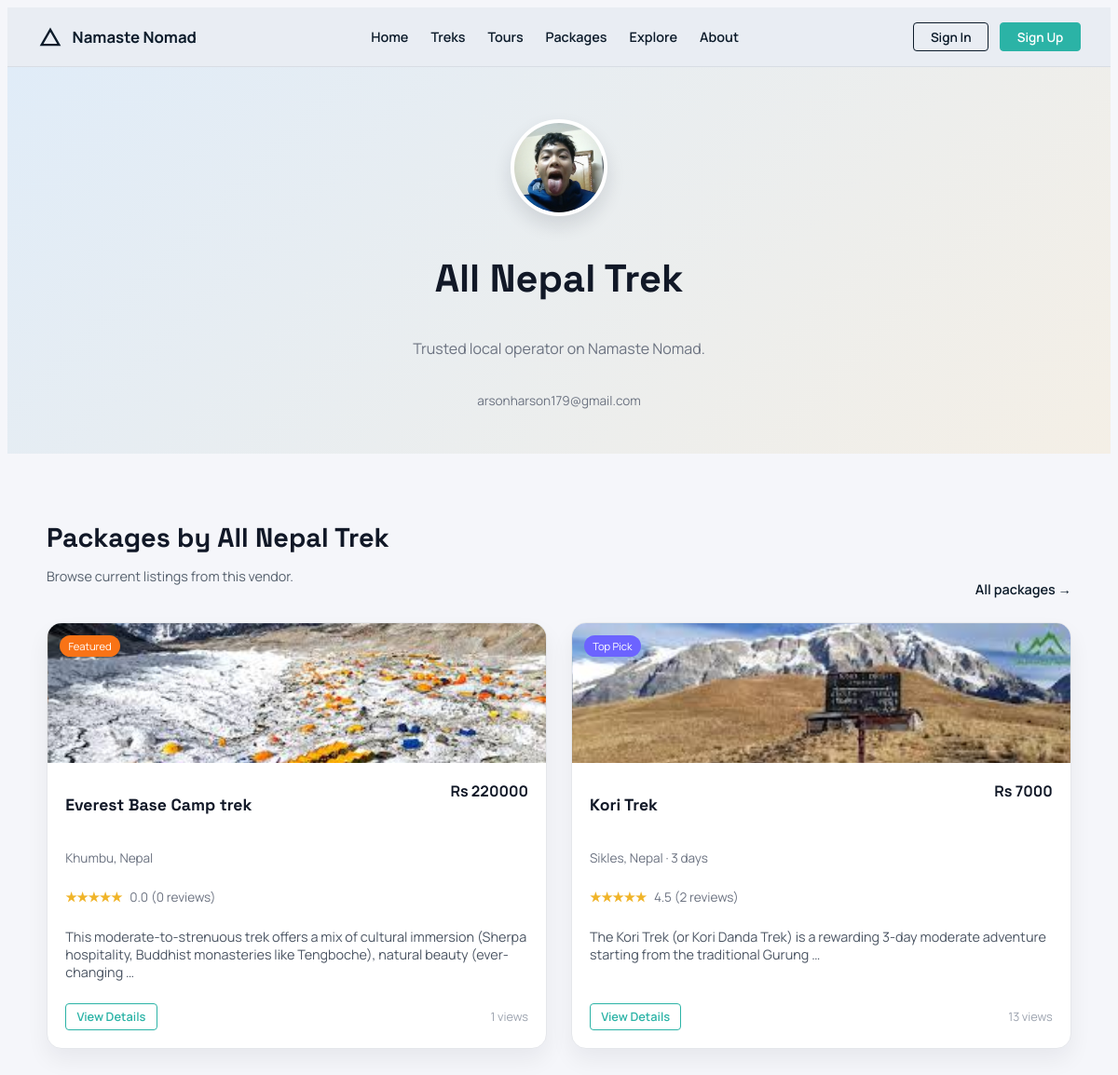
Before: /accounts/vendors/6/ with the older database file.
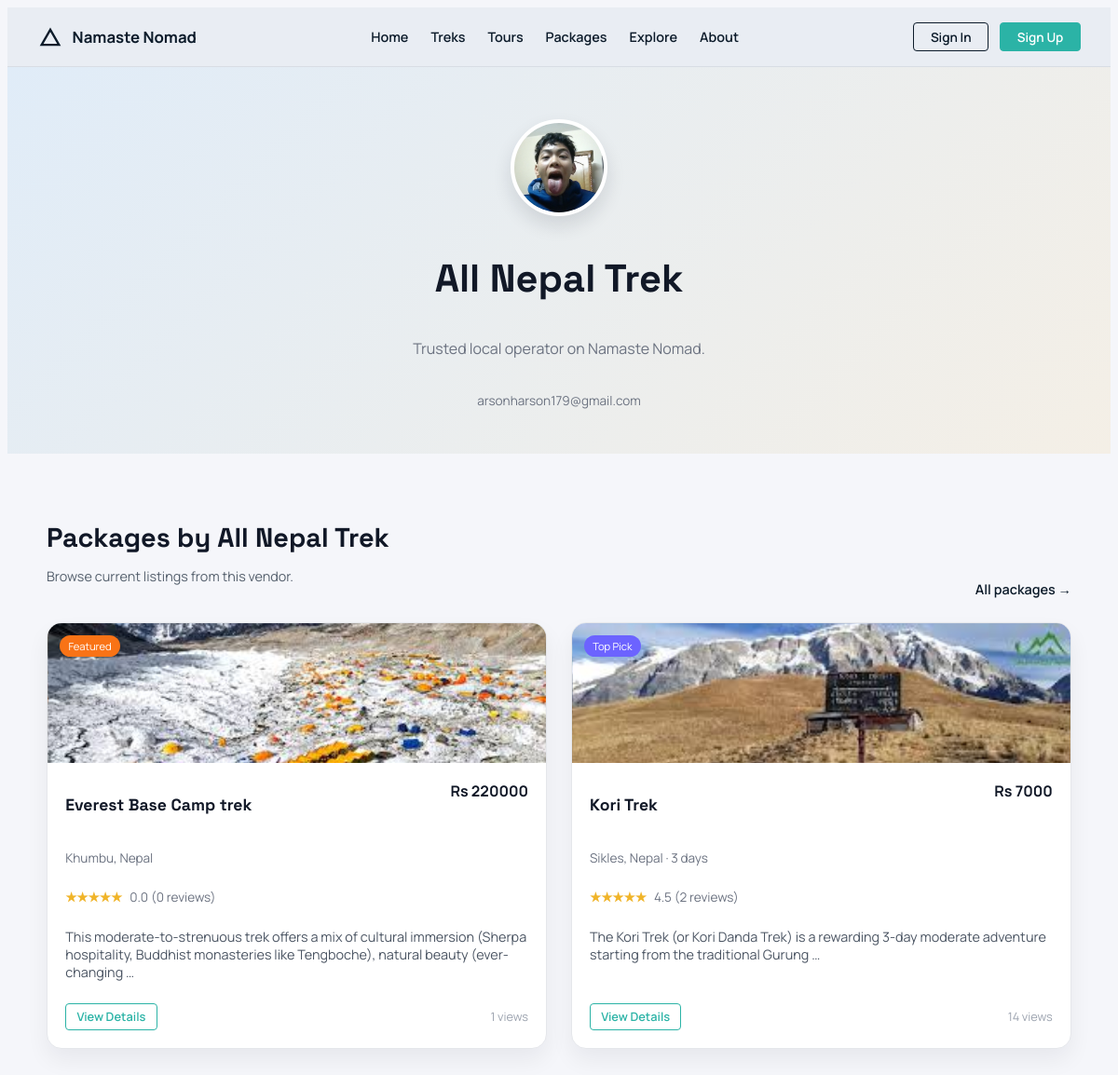
After: the same page with the newer database file.
### accounts/models.py (models this page shows, shortened)
class VendorProfile(models.Model):
    user = models.OneToOneField(User, on_delete=models.CASCADE, related_name='vendor_profile')
    business_name = models.CharField(max_length=255)
    owner_name = models.CharField(max_length=255)
    tagline = models.CharField(max_length=255, blank=True)
    website = models.URLField(blank=True)
    license_number = models.CharField(max_length=100, blank=True)
    business_address = models.TextField(blank=True)
    description = models.TextField(blank=True)
    bank_name = models.CharField(max_length=120, blank=True)
    account_number = models.CharField(max_length=120, blank=True)
    routing_number = models.CharField(max_length=120, blank=True)
    paypal_email = models.EmailField(blank=True)
    logo = models.ImageField(upload_to='vendor_logos/', blank=True, null=True)
    cover_image = models.FileField(upload_to='vendor_covers/', blank=True, null=True)
    business_license = models.FileField(upload_to='licenses/', blank=True, null=True)
    is_approved = models.BooleanField(default=False)
    created_at = models.DateTimeField(auto_now_add=True)

class User(AbstractUser):
    USER_TYPE_CHOICES = (
        ('vendor', 'Vendor'),
        ('traveler', 'Traveler'),
        ('admin', 'Admin'),
    )
    user_type = models.CharField(max_length=10, choices=USER_TYPE_CHOICES)
    phone = models.CharField(max_length=20, blank=True, null=True)
    is_verified = models.BooleanField(default=False)

### core/models.py (models this page shows, shortened)
class Package(models.Model):
    DIFFICULTY_CHOICES = (
        ('easy', 'Easy'),
        ('moderate', 'Moderate'),
        ('challenging', 'Challenging'),
        ('expedition', 'Expedition'),
    )
    CATEGORY_TREK = 'TREK'
    CATEGORY_TOUR = 'TOUR'
    CATEGORY_CHOICES = (
        (CATEGORY_TREK, 'Trek'),
        (CATEGORY_TOUR, 'Tour'),
    )
    vendor = models.ForeignKey(
        settings.AUTH_USER_MODEL,
        on_delete=models.CASCADE,
        related_name='vendor_packages',
    )
    title = models.CharField(max_length=200)
    category = models.CharField(max_length=10, choices=CATEGORY_CHOICES, default=CATEGORY_TREK)
    location = models.CharField(max_length=120, blank=True)
    location_name = models.CharField(max_length=255, blank=True)
    latitude = models.FloatField(blank=True, null=True)
    longitude = models.FloatField(blank=True, null=True)
    description = models.TextField(blank=True)
    itinerary = models.TextField(blank=True)
    inclusions = models.TextField(blank=True)
    exclusions = models.TextField(blank=True)
    duration_days = models.PositiveSmallIntegerField(blank=True, null=True)
    difficulty = models.CharField(max_length=20, choices=DIFFICULTY_CHOICES, blank=True)
    group_size = models.PositiveSmallIntegerField(blank=True, null=True)
    available_slots = models.PositiveIntegerField(default=10)
    available_from = models.DateField(blank=True, null=True)
    available_until = models.DateField(blank=True, null=True)
    best_season = models.CharField(max_length=100, blank=True)
    image_url = models.URLField(blank=True)
    price = models.DecimalField(
        max_digits=10,
        decimal_places=2,
        validators=[MinValueValidator(0)],
    )
    is_active = models.BooleanField(default=True)
    is_featured = models.BooleanField(default=False)
    views_count = models.PositiveIntegerField(default=0)
    created_at = models.DateTimeField(auto_now_add=True)

class PackageImage(models.Model):
    package = models.ForeignKey(Package, on_delete=models.CASCADE, related_name='images')
    image = models.ImageField(upload_to='package_images/')
    order = models.PositiveIntegerField(default=0)
    created_at = models.DateTimeField(auto_now_add=True)
    class Meta:
        ordering = ('order', 'created_at', 'id')

### accounts/views.py (the view)
# urls.py: path('vendors/<int:vendor_id>/', views.vendor_public_profile, name='vendor_public_profile'),
def vendor_public_profile(request, vendor_id):
    vendor = get_object_or_404(User, id=vendor_id, user_type='vendor')
    profile = _get_vendor_profile(vendor)
    packages = (
        Package.objects.filter(vendor=vendor, is_active=True)
        .prefetch_related('images')
        .annotate(
            review_count=Count('reviews', distinct=True),
            avg_rating=Avg('reviews__rating'),
        )
        .order_by('-created_at')
    )
    return render(request, 'accounts/vendor_public_profile.html', {
        'vendor': vendor,
        'vendor_profile': profile,
        'packages': packages,
    })

### accounts/context_processors.py (called while the page is built, shortened)
def support_context(request):
    user = getattr(request, 'user', None)
    if not getattr(user, 'is_authenticated', False):
        return {}

### accounts/views.py (called while the page is built)
def _get_vendor_profile(user):
    try:
        return user.vendor_profile
    except VendorProfile.DoesNotExist:
        return None

### accounts/templates/accounts/vendor_public_profile.html (shortened to what this page needs)
{% load static %}
<!DOCTYPE html>
<html lang="en">
<head>
    <link rel="stylesheet" href="{% static 'css/landing.css' %}">
    <link rel="stylesheet" href="{% static 'css/packages.css' %}">
    <link rel="stylesheet" href="{% static 'css/vendor_public.css' %}?v=20260311a">
</head>
<body class="packages-body">
    <nav class="landing-nav">
        <div class="nav-container">
            <a class="nav-brand" href="{% url 'home' %}">
                <svg width="28" height="28" viewBox="0 0 24 24" fill="none" stroke="currentColor" stroke-width="2">
                    <path d="M4 19l8-14 8 14H4z"/>
                </svg>
                <span>Namaste Nomad</span>
            </a>
            <div class="nav-menu">
                <a href="{% url 'home' %}">Home</a>
                <a href="{% url 'package_treks' %}">Treks</a>
                <a href="{% url 'package_tours' %}">Tours</a>
                <a href="{% url 'package_list' %}">Packages</a>
                <a href="{% url 'community_feed' %}">Explore</a>
                <a href="{% url 'about' %}">About</a>
            </div>
            <div class="nav-actions">
                {% if request.user.is_authenticated %}
                    <a href="{% url 'logout' %}" class="btn-ghost">Logout</a>
                {% else %}
                    <a href="{% url 'account_login_choice' %}" class="btn-ghost">Sign In</a>
                    <a href="{% url 'account_register_choice' %}" class="btn-dark">Sign Up</a>
                {% endif %}
            </div>
        </div>
    </nav>
    <header class="packages-hero">
        <div class="packages-hero-content vendor-public-hero">
            {% if vendor_profile and vendor_profile.logo %}
                <img class="vendor-logo" src="{{ vendor_profile.logo.url }}" alt="{{ vendor_profile.business_name|default:vendor.username }} logo">
            {% endif %}
            <h1>{{ vendor_profile.business_name|default:vendor.get_full_name|default:vendor.username }}</h1>
            <p>{{ vendor_profile.tagline|default:"Trusted local operator on Namaste Nomad." }}</p>
            <div class="vendor-meta">
                {% if vendor.email %}
                    <span>{{ vendor.email }}</span>
                {% endif %}
            </div>
        </div>
    </header>
    <section class="packages-section">
        <div class="section-header">
            <div>
                <h2 class="section-title">Packages by {{ vendor_profile.business_name|default:vendor.get_full_name|default:vendor.username }}</h2>
                <p class="section-subtitle">Browse current listings from this vendor.</p>
            </div>
            <a class="link-arrow" href="{% url 'package_list' %}">All packages</a>
        </div>
        <div class="packages-grid">
            {% if packages %}
                {% for package in packages %}
                    <article class="package-card">
                        {% with cover=package.images.all|first %}
                            <div class="package-image" {% if cover %}style="background-image: url('{{ cover.image.url }}');"{% elif package.image_url %}style="background-image: url('{{ package.image_url }}');"{% endif %}>
                                <span class="package-pill {% if package.is_featured %}featured{% endif %}">
                                    {% if package.is_featured %}Featured{% else %}Top Pick{% endif %}
                                </span>
                            </div>
                        {% endwith %}
                        <div class="package-body">
                            <div class="package-title-row">
                                <h2>{{ package.title }}</h2>
                                <span class="package-price">Rs {{ package.price|floatformat:0 }}</span>
                            </div>
                            <p class="package-meta">
                                {{ package.location|default:"Nepal" }}
                                {% if package.duration_days %} · {{ package.duration_days }} days{% endif %}
                            </p>
                            <div class="package-rating">
                                <span class="stars">★★★★★</span>
                                <span>{{ package.avg_rating|default:0|floatformat:1 }} ({{ package.review_count|default:0 }} reviews)</span>
                            </div>
                            <p class="package-desc">
                                {{ package.description|default:"Customizable trek package with local guide support."|truncatewords:18 }}
                            </p>
                            <div class="package-actions">
                                <a href="{% url 'package_detail' package.id %}" class="btn-outline-dark">View Details</a>
                                <span class="package-views">{{ package.views_count }} views</span>
                            </div>
                        </div>
                    </article>
                {% endfor %}
            {% else %}
                <div class="packages-empty">No packages listed yet.</div>
            {% endif %}
        </div>
    </section>
</body>
</html>

### static/css/landing.css (style rules this page uses)
:root { --ink: #0c1b2a; --muted: #55606d; --light: #f6f5f2; --panel: #ffffff; --border: #d6dbe1; --hero: #cfe3f4; --charcoal: #102233; --dark: #0b1320; --accent: #ff6b57; --accent-2: #2bb3a6; --accent-3: #f0b429; --accent-4: #6c63ff; }
body { font-family: "Manrope", "Segoe UI", sans-serif; background: var(--light); color: var(--ink); }
h1, h2, h3 { font-family: "Space Grotesk", "Manrope", sans-serif; }
section { padding: 4rem 0; }
.landing-nav { background: #e9edf3; border-bottom: 1px solid #d8dde4; position: sticky; top: 0; z-index: 1000; }
.nav-container { max-width: 1200px; margin: 0 auto; padding: 1rem 2rem; display: flex; align-items: center; justify-content: space-between; gap: 2rem; }
.landing-nav .nav-brand { display: flex; align-items: center; gap: 0.6rem; font-size: 1.05rem; font-weight: 700; color: var(--ink); text-decoration: none; }
.nav-menu { display: flex; gap: 1.5rem; font-size: 0.9rem; }
.nav-menu a { color: var(--ink); text-decoration: none; font-weight: 600; }
.nav-actions { display: flex; gap: 0.75rem; }
.btn-ghost, .btn-dark { text-decoration: none; font-weight: 600; border-radius: 0.25rem; padding: 0.35rem 1.1rem; display: inline-flex; align-items: center; justify-content: center; border: 1px solid var(--ink); font-size: 0.85rem; }
.btn-ghost { color: var(--ink); background: transparent; }
.btn-dark { color: #fff; background: var(--accent-2); border-color: var(--accent-2); }
.section-header { display: flex; align-items: flex-end; justify-content: space-between; gap: 1rem; margin-bottom: 1.6rem; }
.section-title { font-size: 1.8rem; margin-bottom: 0.4rem; }
.section-subtitle { color: var(--muted); font-size: 0.9rem; }
.link-arrow { color: var(--ink); text-decoration: none; font-weight: 600; font-size: 0.9rem; }
.link-arrow::after { content: " →"; }
.featured { background: var(--light); }
.btn-outline-dark { border: 1px solid var(--accent-2); color: var(--accent-2); text-decoration: none; padding: 0.3rem 0.7rem; border-radius: 0.25rem; font-size: 0.8rem; font-weight: 600; }

### static/css/packages.css (style rules this page uses)
body.packages-body { font-family: "Manrope", "Segoe UI", sans-serif; background: #f5f6fa; color: #111827; }
.packages-hero { background: linear-gradient(135deg, #e0ecf8, #f4efe6); padding: 3.5rem 2rem 3rem; }
.packages-hero-content { max-width: 1100px; margin: 0 auto; text-align: center; }
.packages-hero h1 { font-size: 2.6rem; font-weight: 700; margin-bottom: 0.6rem; }
.packages-hero p { color: #6b7280; margin-bottom: 1.5rem; }
.packages-section { max-width: 1100px; margin: 0 auto; padding: 3rem 2rem 4rem; }
.packages-grid { display: grid; grid-template-columns: repeat(auto-fit, minmax(260px, 1fr)); gap: 1.6rem; }
.package-card { background: #fff; border-radius: 1rem; border: 1px solid #e5e7eb; overflow: hidden; box-shadow: 0 12px 24px rgba(15, 23, 42, 0.06); display: flex; flex-direction: column; }
.package-image { height: 150px; background: linear-gradient(135deg, #cfe3f4, #b7c8dc); position: relative; background-size: cover; background-position: center; }
.package-pill { position: absolute; top: 0.8rem; left: 0.8rem; background: #6c63ff; color: #fff; font-size: 0.7rem; padding: 0.25rem 0.6rem; border-radius: 999px; }
.package-pill.featured { background: #f97316; }
.package-body { padding: 1.2rem; display: flex; flex-direction: column; gap: 0.6rem; flex: 1; }
.package-title-row { display: flex; justify-content: space-between; gap: 0.8rem; align-items: flex-start; }
.package-title-row h2 { font-size: 1.1rem; font-weight: 700; }
.package-price { font-weight: 700; color: #111827; }
.package-meta { color: #6b7280; font-size: 0.85rem; }
.package-rating { display: flex; gap: 0.5rem; align-items: center; font-size: 0.85rem; color: #6b7280; }
.package-rating .stars { color: #f0b429; font-weight: 700; }
.package-desc { color: #4b5563; font-size: 0.9rem; }
.package-actions { margin-top: auto; display: flex; justify-content: space-between; align-items: center; }
.package-views { font-size: 0.8rem; color: #9ca3af; }

Changed rows visible on the page:
changed Package "Kori Trek": views_count "13" → "14"
